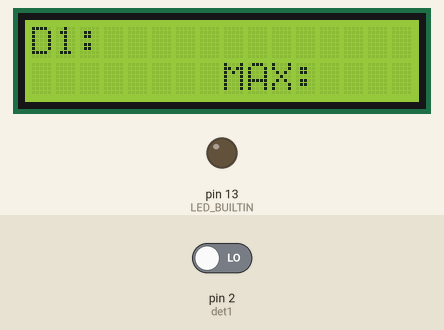
The sketch below on a simulated Arduino Uno, built with avr-gcc and run on an emulated ATmega328P. Parts: 16×2 character LCD, output pins drawn as LEDs (lit = HIGH). Inputs (shaded band) come from the test bench; at power-on: pin 2 (det1) LOW. What the sketch prints to the serial monitor is not drawn.

Above: at 0.1 s.
At 1.1 s:
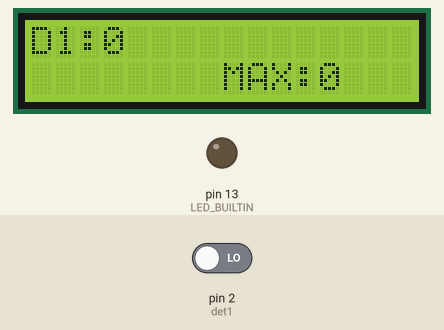

The sketch:

DetectorBg51.ino
```cpp
#include <TimerOne.h>
#include <LiquidCrystal_I2C.h>
#include <Wire.h>

LiquidCrystal_I2C lcd(0x27,16,2);

int mostrar = 0;

const byte det1 = 2;

long int pulsos1=0;

long int decCPS1[10];
int x = 0;

float cps1=0;
float cpsMax=0;

void setup() {
  Serial.begin(9600);
  pinMode(LED_BUILTIN, OUTPUT);
  attachInterrupt(digitalPinToInterrupt(det1), det1Pulse, RISING);

  Timer1.initialize(1000000);
  Timer1.attachInterrupt(ISR_CPS);

  lcd.begin();
  lcd.backlight();
  lcd.clear();
  lcd.setCursor(0, 0);
  lcd.print("D1:");
  lcd.setCursor(8, 1);
  lcd.print("MAX:");
}

void loop() {
  if (mostrar==1){
    cps1=float(decCPS1[0]+decCPS1[1]+decCPS1[2]+decCPS1[3]+decCPS1[4])/5;

    Serial.println(cps1);

    if (cps1<9999)
      {
      lcd.setCursor(3, 0);
      lcd.print("     ");
      lcd.setCursor(3, 0);
      lcd.print(cps1,0);
      }
    else
      {
      lcd.setCursor(3, 0);
      lcd.print("ovf  ");
      }

    lcd.setCursor(12, 1);
    lcd.print("    ");
    lcd.setCursor(12, 1);
    lcd.print(cpsMax,0);

    mostrar=0;
  }
}

void ISR_CPS(){
  decCPS1[x] = pulsos1;
  pulsos1=0;
  mostrar=1;

  x++;
  if (x==5) {
    x=0;
  }
}

void det1Pulse() {
  pulsos1++;
}
```
